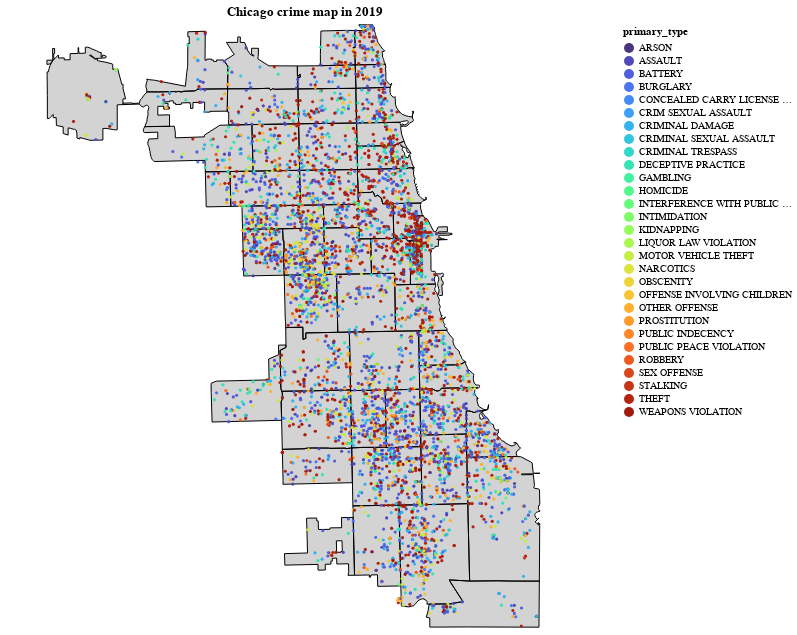

The notebook cell this image was saved under:
### Code cell
def download_json():
    '''Downloads ANC JSON from Open Data DC'''
    url = "https://raw.githubusercontent.com/smartchicago/chicago-atlas/master/db/import/zipcodes.geojson"
    resp = requests.get(url)
    return resp.json()

def gen_base(geojson):
    '''Generates baselayer of DC ANC map'''
    base = alt.Chart(alt.Data(values=geojson)).mark_geoshape(
        fill="lightgray",
        stroke='black',
        strokeWidth=1
    ).encode(
    ).properties(
        width=600,
        height=600
    )
    return base

def gen_points(year = 2019):
    points = alt.Chart(crime_df[crime_df.year==year].sample(5000)).mark_circle(
        size=10,opacity=0.95).encode(
        longitude='longitude:Q',
        latitude='latitude:Q',
        tooltip=['primary_type:N','zipcode'],
        color=alt.Color('primary_type',scale=alt.Scale(scheme='turbo'))
    ).properties(title= 'Chicago crime map in {}'.format(year))
    return points

anc_json = download_json()
base_layer = gen_base(geojson=anc_json)
points_layer = gen_points()
(base_layer + points_layer).configure_view(stroke=None)

### Figure 1 — Vega-Lite specification as saved in the notebook (floating-point values rounded to 4 significant figures; data arrays with more than 128 entries replaced by an {"elided": "..."} marker saying what was removed)
{"config": {"view": {"continuousWidth": 400, "continuousHeight": 300, "stroke": null}}, "layer": [{"data": {"values": {"type": "FeatureCollection", "features": [{"geometry": {"type": "Polygon", "coordinates": [[[-87.68, 41.92], [-87.68, 41.91], [-87.68, 41.91], [-87.73, 41.91], [-87.73, 41.92], [-87.73, 41.92], [-87.73, 41.92], [-87.73, 41.92], [-87.73, 41.93], [-87.68, 41.93], [-87.68, 41.93], [-87.68, 41.92], [-87.68, 41.92]]]}, "type": "Feature", "id": 0, "properties": {"adjacent_zips": ["60639", "60641", "60657", "60618", "60622", "60614"], "ZIP": "60647", "adjacent_community_areas": ["20", "21", "22", "23", "24", "5", "7"]}}, {"geometry": {"type": "Polygon", "coordinates": [[[-87.73, 41.92], [-87.73, 41.92], [-87.73, 41.92], [-87.73, 41.91], [-87.79, 41.91], [-87.79, 41.93], [-87.73, 41.93], [-87.73, 41.92], [-87.73, 41.92], [-87.73, 41.92]]]}, "type": "Feature", "id": 1, "properties": {"adjacent_zips": ["60647", "60707", "60641", "60618"], "ZIP": "60639", "adjacent_community_areas": ["19", "20", "21", "22", "23", "25"]}}, {"geometry": {"type": "Polygon", "coordinates": [[[-87.79, 41.91], [-87.81, 41.91], [-87.81, 41.93], [-87.79, 41.93], [-87.79, 41.91]]]}, "type": "Feature", "id": 2, "properties": {"adjacent_zips": ["60634", "60639"], "ZIP": "60707", "adjacent_community_areas": ["18", "19", "25"]}}, {"geometry": {"type": "Polygon", "coordinates": [[[-87.71, 41.9], [-87.78, 41.89], [-87.78, 41.91], [-87.71, 41.91], [-87.71, 41.9]]]}, "type": "Feature", "id": 4, "properties": {"adjacent_zips": ["60622", "60644", "60624", "60612"], "ZIP": "60651", "adjacent_community_areas": ["23", "24", "25"]}}, {"geometry": {"type": "Polygon", "coordinates": [[[-87.74, 41.82], [-87.74, 41.8], [-87.74, 41.79], [-87.74, 41.79], [-87.74, 41.79], [-87.74, 41.79], [-87.74, 41.79], [-87.74, 41.77], [-87.8, 41.77], [-87.8, 41.79], [-87.8, 41.8], [-87.8, 41.8], [-87.75, 41.8], [-87.75, 41.81], [-87.74, 41.82], [-87.74, 41.82], [-87.74, 41.82], [-87.74, 41.82], [-87.74, 41.82]]]}, "type": "Feature", "id": 6, "properties": {"adjacent_zips": ["60629", "60632"], "ZIP": "60638", "adjacent_community_areas": ["30", "56", "64"]}}, {"geometry": {"type": "Polygon", "coordinates": [[[-87.68, 41.76], [-87.68, 41.74], [-87.74, 41.73], [-87.74, 41.74], [-87.74, 41.76], [-87.72, 41.76], [-87.72, 41.76], [-87.72, 41.76], [-87.7, 41.76], [-87.7, 41.76], [-87.69, 41.76], [-87.69, 41.76], [-87.68, 41.76]]]}, "type": "Feature", "id": 7, "properties": {"adjacent_zips": ["60636", "60629", "60620"], "ZIP": "60652", "adjacent_community_areas": ["65", "66", "70"]}}, {"geometry": {"type": "Polygon", "coordinates": [[[-87.66, 42.02], [-87.66, 42.02], [-87.66, 42.02], [-87.66, 42.02], [-87.66, 42.02], [-87.66, 42.02], [-87.66, 42.02], [-87.66, 42.02], [-87.66, 42.02], [-87.66, 42.02], [-87.66, 42.02], [-87.66, 42.02], [-87.66, 42.02], [-87.66, 42.02], [-87.66, 42.02], [-87.66, 42.02], [-87.66, 42.01], [-87.66, 42.01], [-87.66, 42.01], [-87.66, 42.01], [-87.66, 42.01], [-87.66, 42.01], [-87.66, 42.01], [-87.66, 42.01], [-87.66, 42.01], [-87.66, 42.01], [-87.66, 42.01], [-87.66, 42.01], [-87.66, 42.01], [-87.66, 42.01], [-87.66, 42.01], [-87.66, 42.01], [-87.66, 42.01], [-87.66, 42.0], [-87.66, 42.0], [-87.66, 42.0], [-87.66, 42.0], [-87.66, 42.0], [-87.66, 42.0], [-87.66, 42.0], [-87.66, 42.0], [-87.65, 42.0], [-87.66, 42.0], [-87.68, 42.0], [-87.68, 42.0], [-87.68, 42.01], [-87.68, 42.01], [-87.68, 42.01], [-87.68, 42.01], [-87.68, 42.01], [-87.68, 42.01], [-87.68, 42.02], [-87.67, 42.02], [-87.68, 42.02], [-87.68, 42.02], [-87.67, 42.02], [-87.67, 42.02], [-87.66, 42.02], [-87.66, 42.02], [-87.66, 42.02]]]}, "type": "Feature", "id": 8, "properties": {"adjacent_zips": ["60645", "60660", "60659"], "ZIP": "60626", "adjacent_community_areas": ["1", "2", "77"]}}, {"geometry": {"type": "Polygon", "coordinates": [[[-87.69, 42.02], [-87.68, 42.02], [-87.68, 42.01], [-87.68, 42.01], [-87.68, 42.01], [-87.68, 42.01], [-87.68, 42.01], [-87.68, 42.01], [-87.68, 42.0], [-87.68, 42.0], [-87.71, 42.0], [-87.71, 42.0], [-87.71, 42.02], [-87.69, 42.02]]]}, "type": "Feature", "id": 9, "properties": {"adjacent_zips": ["60626", "60660", "60659"], "ZIP": "60645", "adjacent_community_areas": ["1", "2"]}}, {"geometry": {"type": "Polygon", "coordinates": [[[-87.65, 42.0], [-87.65, 42.0], [-87.65, 42.0], [-87.65, 42.0], [-87.65, 42.0], [-87.65, 41.99], [-87.65, 41.99], [-87.65, 41.99], [-87.65, 41.99], [-87.65, 41.99], [-87.65, 41.99], [-87.65, 41.99], [-87.65, 41.99], [-87.65, 41.99], [-87.65, 41.99], [-87.65, 41.99], [-87.65, 41.99], [-87.65, 41.99], [-87.65, 41.99], [-87.65, 41.99], [-87.65, 41.98], [-87.68, 41.98], [-87.68, 42.0], [-87.65, 42.0]]]}, "type": "Feature", "id": 10, "properties": {"adjacent_zips": ["60645", "60640", "60625", "60659", "60626"], "ZIP": "60660", "adjacent_community_areas": ["1", "2", "4", "77"]}}, {"geometry": {"type": "Polygon", "coordinates": {"elided": "1x68x2 float values"}}, "type": "Feature", "id": 11, "properties": {"adjacent_zips": ["60618", "60660", "60625", "60613"], "ZIP": "60640", "adjacent_community_areas": ["3", "4", "5", "6", "77"]}}, {"geometry": {"type": "Polygon", "coordinates": [[[-87.68, 41.96], [-87.73, 41.96], [-87.73, 41.98], [-87.68, 41.98], [-87.68, 41.98], [-87.68, 41.96]]]}, "type": "Feature", "id": 12, "properties": {"adjacent_zips": ["60613", "60659", "60630", "60646", "60618", "60641", "60640", "60660"], "ZIP": "60625", "adjacent_community_areas": ["13", "14", "16", "4", "5"]}}, {"geometry": {"type": "Polygon", "coordinates": [[[-87.73, 41.93], [-87.77, 41.93], [-87.77, 41.96], [-87.73, 41.96], [-87.73, 41.93]]]}, "type": "Feature", "id": 13, "properties": {"adjacent_zips": ["60618", "60630", "60634", "60647", "60639", "60625"], "ZIP": "60641", "adjacent_community_areas": ["14", "15", "16", "19", "20", "21", "22"]}}, {"geometry": {"type": "Polygon", "coordinates": [[[-87.64, 41.95], [-87.64, 41.95], [-87.63, 41.94], [-87.63, 41.94], [-87.63, 41.94], [-87.63, 41.94], [-87.63, 41.94], [-87.64, 41.94], [-87.64, 41.94], [-87.64, 41.94], [-87.64, 41.94], [-87.64, 41.95], [-87.64, 41.95], [-87.64, 41.95], [-87.64, 41.95], [-87.64, 41.95], [-87.64, 41.95], [-87.64, 41.95], [-87.64, 41.95], [-87.64, 41.95], [-87.64, 41.95], [-87.64, 41.95], [-87.64, 41.95], [-87.64, 41.95], [-87.64, 41.94], [-87.64, 41.94], [-87.64, 41.94], [-87.64, 41.94], [-87.64, 41.94], [-87.64, 41.94], [-87.64, 41.94], [-87.64, 41.94], [-87.64, 41.94], [-87.64, 41.94], [-87.64, 41.94], [-87.64, 41.94], [-87.64, 41.94], [-87.63, 41.94], [-87.63, 41.94], [-87.64, 41.94], [-87.64, 41.94], [-87.63, 41.94], [-87.63, 41.94], [-87.63, 41.94], [-87.63, 41.94], [-87.63, 41.94], [-87.63, 41.94], [-87.63, 41.94], [-87.63, 41.94], [-87.63, 41.94], [-87.63, 41.94], [-87.63, 41.93], [-87.63, 41.93], [-87.63, 41.93], [-87.63, 41.93], [-87.64, 41.93], [-87.64, 41.93], [-87.64, 41.93], [-87.68, 41.93], [-87.68, 41.95], [-87.65, 41.95], [-87.64, 41.95], [-87.64, 41.95]]]}, "type": "Feature", "id": 14, "properties": {"adjacent_zips": ["60613", "60647", "60618", "60614"], "ZIP": "60657", "adjacent_community_areas": ["5", "6", "7"]}}, {"geometry": {"type": "Polygon", "coordinates": [[[-87.58, 41.8], [-87.58, 41.8], [-87.58, 41.8], [-87.58, 41.8], [-87.58, 41.8], [-87.58, 41.8], [-87.58, 41.8], [-87.58, 41.8], [-87.58, 41.8], [-87.58, 41.8], [-87.58, 41.8], [-87.58, 41.8], [-87.58, 41.8], [-87.58, 41.8], [-87.58, 41.8], [-87.58, 41.8], [-87.58, 41.8], [-87.58, 41.8], [-87.58, 41.8], [-87.58, 41.8], [-87.59, 41.8], [-87.59, 41.79], [-87.59, 41.79], [-87.59, 41.79], [-87.59, 41.8], [-87.61, 41.79], [-87.61, 41.79], [-87.61, 41.79], [-87.61, 41.79], [-87.61, 41.79], [-87.61, 41.79], [-87.61, 41.79], [-87.61, 41.79], [-87.63, 41.79], [-87.63, 41.81], [-87.59, 41.81], [-87.59, 41.81], [-87.59, 41.81], [-87.59, 41.81], [-87.59, 41.81], [-87.59, 41.81], [-87.58, 41.81], [-87.58, 41.8]]]}, "type": "Feature", "id": 15, "properties": {"adjacent_zips": ["60637", "60609", "60653", "60621"], "ZIP": "60615", "adjacent_community_areas": ["38", "39", "40", "41"]}}, {"geometry": {"type": "Polygon", "coordinates": [[[-87.62, 41.77], [-87.62, 41.76], [-87.64, 41.76], [-87.64, 41.76], [-87.64, 41.76], [-87.65, 41.76], [-87.65, 41.79], [-87.63, 41.79], [-87.62, 41.77]]]}, "type": "Feature", "id": 16, "properties": {"adjacent_zips": ["60609", "60637", "60619", "60615", "60636", "60620"], "ZIP": "60621", "adjacent_community_areas": ["40", "67", "68", "69", "71"]}}, {"geometry": {"type": "Polygon", "coordinates": [[[-87.65, 41.76], [-87.66, 41.76], [-87.67, 41.76], [-87.68, 41.76], [-87.68, 41.79], [-87.68, 41.79], [-87.65, 41.79], [-87.65, 41.76]]]}, "type": "Feature", "id": 17, "properties": {"adjacent_zips": ["60652", "60621", "60632", "60609", "60620", "60629"], "ZIP": "60636", "adjacent_community_areas": ["63", "66", "67", "68", "70", "71"]}}, {"geometry": {"type": "Polygon", "coordinates": {"elided": "1x86x2 float values"}}, "type": "Feature", "id": 18, "properties": {"adjacent_zips": ["60617", "60637", "60619"], "ZIP": "60649", "adjacent_community_areas": ["42", "43", "45", "46"]}}, {"geometry": {"type": "Polygon", "coordinates": {"elided": "1x77x2 float values"}}, "type": "Feature", "id": 19, "properties": {"adjacent_zips": ["60649", "60619", "60628"], "ZIP": "60617", "adjacent_community_areas": ["43", "45", "46", "48", "50", "51", "52", "55"]}}, {"geometry": {"type": "Polygon", "coordinates": [[[-87.64, 41.68], [-87.64, 41.67], [-87.66, 41.67], [-87.66, 41.67], [-87.66, 41.68], [-87.67, 41.68], [-87.67, 41.68], [-87.67, 41.68], [-87.67, 41.68], [-87.68, 41.68], [-87.68, 41.72], [-87.64, 41.72], [-87.64, 41.68]]]}, "type": "Feature", "id": 20, "properties": {"adjacent_zips": ["60628", "60655", "60620"], "ZIP": "60643", "adjacent_community_areas": ["49", "53", "72", "73", "75"]}}, {"geometry": {"type": "Polygon", "coordinates": [[[-87.68, 41.9], [-87.68, 41.89], [-87.67, 41.89], [-87.67, 41.87], [-87.71, 41.87], [-87.71, 41.9], [-87.68, 41.9], [-87.68, 41.9]]]}, "type": "Feature", "id": 23, "properties": {"adjacent_zips": ["60651", "60622", "6761", "60608", "60624"], "ZIP": "60612", "adjacent_community_areas": ["23", "24", "27", "28", "29"]}}, {"geometry": {"type": "Polygon", "coordinates": [[[-87.71, 41.87], [-87.74, 41.87], [-87.74, 41.88], [-87.74, 41.88], [-87.74, 41.89], [-87.74, 41.89], [-87.74, 41.89], [-87.74, 41.9], [-87.71, 41.9], [-87.71, 41.87]]]}, "type": "Feature", "id": 24, "properties": {"adjacent_zips": ["60612", "60651", "60622", "60623", "60644"], "ZIP": "60624", "adjacent_community_areas": ["23", "25", "26", "27", "29"]}}, {"geometry": {"type": "Polygon", "coordinates": [[[-87.74, 41.87], [-87.77, 41.87], [-87.78, 41.89], [-87.74, 41.9], [-87.74, 41.89], [-87.74, 41.89], [-87.74, 41.89], [-87.74, 41.88], [-87.74, 41.88], [-87.74, 41.87]]]}, "type": "Feature", "id": 25, "properties": {"adjacent_zips": ["60651", "60623", "60624"], "ZIP": "60644", "adjacent_community_areas": ["25", "26"]}}, {"geometry": {"type": "Polygon", "coordinates": [[[-87.6, 41.83], [-87.6, 41.83], [-87.6, 41.83], [-87.6, 41.83], [-87.6, 41.83], [-87.6, 41.83], [-87.6, 41.82], [-87.6, 41.82], [-87.6, 41.82], [-87.6, 41.82], [-87.6, 41.82], [-87.6, 41.82], [-87.59, 41.82], [-87.59, 41.82], [-87.59, 41.82], [-87.59, 41.82], [-87.59, 41.82], [-87.59, 41.82], [-87.59, 41.82], [-87.59, 41.81], [-87.59, 41.81], [-87.59, 41.81], [-87.59, 41.81], [-87.59, 41.81], [-87.59, 41.81], [-87.59, 41.81], [-87.59, 41.81], [-87.59, 41.81], [-87.63, 41.81], [-87.63, 41.83], [-87.6, 41.83], [-87.6, 41.83]]]}, "type": "Feature", "id": 28, "properties": {"adjacent_zips": ["60609", "60615", "60616"], "ZIP": "60653", "adjacent_community_areas": ["35", "36", "38", "39"]}}, {"geometry": {"type": "Polygon", "coordinates": [[[-87.63, 41.83], [-87.63, 41.79], [-87.68, 41.79], [-87.68, 41.79], [-87.69, 41.83], [-87.63, 41.83], [-87.63, 41.83]]]}, "type": "Feature", "id": 29, "properties": {"adjacent_zips": ["60637", "60615", "60621", "60636", "60653", "60616", "60608", "60632", "60629"], "ZIP": "60609", "adjacent_community_areas": ["34", "35", "37", "38", "40", "58", "59", "60", "61", "63", "67", "68"]}}, {"geometry": {"type": "MultiPolygon", "coordinates": {"elided": "3 rows, 208 float values in total"}}, "type": "Feature", "id": 30, "properties": {"adjacent_zips": ["60656"], "ZIP": "60666", "adjacent_community_areas": ["76"]}}, {"geometry": {"type": "Polygon", "coordinates": [[[-87.68, 41.95], [-87.68, 41.93], [-87.73, 41.93], [-87.73, 41.96], [-87.68, 41.96], [-87.68, 41.95]]]}, "type": "Feature", "id": 31, "properties": {"adjacent_zips": ["60613", "60614", "60657", "60641", "60625", "60640", "60639", "60647", "60630"], "ZIP": "60618", "adjacent_community_areas": ["14", "16", "21", "22", "4", "5", "7"]}}, {"geometry": {"type": "Polygon", "coordinates": [[[-87.6, 41.83], [-87.65, 41.83], [-87.65, 41.86], [-87.61, 41.86], [-87.61, 41.86], [-87.61, 41.86], [-87.61, 41.86], [-87.61, 41.86], [-87.61, 41.86], [-87.61, 41.86], [-87.61, 41.86], [-87.61, 41.85], [-87.61, 41.85], [-87.61, 41.85], [-87.61, 41.85], [-87.61, 41.85], [-87.61, 41.85], [-87.61, 41.85], [-87.61, 41.85], [-87.61, 41.85], [-87.61, 41.84], [-87.61, 41.84], [-87.61, 41.84], [-87.61, 41.84], [-87.61, 41.84], [-87.61, 41.84], [-87.61, 41.84], [-87.61, 41.84], [-87.61, 41.84], [-87.61, 41.84], [-87.61, 41.84], [-87.61, 41.84], [-87.61, 41.84], [-87.6, 41.84], [-87.6, 41.84], [-87.6, 41.84], [-87.6, 41.84], [-87.61, 41.84], [-87.61, 41.84], [-87.61, 41.84], [-87.6, 41.83], [-87.6, 41.83], [-87.61, 41.83], [-87.6, 41.83], [-87.6, 41.83], [-87.6, 41.83], [-87.6, 41.83], [-87.6, 41.83], [-87.6, 41.83]]]}, "type": "Feature", "id": 32, "properties": {"adjacent_zips": ["6761", "60653", "60609", "60608"], "ZIP": "60616", "adjacent_community_areas": ["28", "31", "33", "34", "35", "36", "60"]}}, {"geometry": {"type": "Polygon", "coordinates": [[[-87.65, 41.86], [-87.65, 41.83], [-87.69, 41.83], [-87.7, 41.87], [-87.65, 41.87], [-87.65, 41.86]]]}, "type": "Feature", "id": 35, "properties": {"adjacent_zips": ["6761", "60616", "60609", "60612", "60632", "60623"], "ZIP": "60608", "adjacent_community_areas": ["28", "29", "30", "31", "58", "59", "60"]}}, {"geometry": {"type": "Polygon", "coordinates": {"elided": "1x74x2 float values"}}, "type": "Feature", "id": 39, "properties": {"adjacent_zips": ["60622", "60610", "60618", "60647", "60657"], "ZIP": "60614", "adjacent_community_areas": ["22", "24", "5", "6", "7", "8"]}}, {"geometry": {"type": "Polygon", "coordinates": [[[-87.86, 41.98], [-87.86, 41.99], [-87.86, 41.99], [-87.86, 41.99], [-87.85, 41.99], [-87.85, 41.99], [-87.82, 41.98], [-87.82, 41.99], [-87.82, 42.0], [-87.82, 42.01], [-87.82, 42.01], [-87.82, 42.01], [-87.82, 42.01], [-87.82, 42.02], [-87.82, 42.02], [-87.82, 42.02], [-87.81, 42.02], [-87.81, 42.0], [-87.81, 42.0], [-87.81, 42.0], [-87.8, 42.0], [-87.8, 42.0], [-87.8, 42.0], [-87.8, 42.0], [-87.8, 42.0], [-87.8, 42.0], [-87.8, 42.0], [-87.79, 42.0], [-87.79, 42.0], [-87.79, 41.98], [-87.81, 41.98], [-87.81, 41.98], [-87.82, 41.98], [-87.83, 41.98], [-87.83, 41.98], [-87.83, 41.98], [-87.83, 41.98], [-87.83, 41.98], [-87.83, 41.98], [-87.83, 41.98], [-87.83, 41.98], [-87.83, 41.98], [-87.83, 41.98], [-87.84, 41.98], [-87.84, 41.98], [-87.84, 41.98], [-87.84, 41.98], [-87.84, 41.98], [-87.84, 41.98], [-87.84, 41.98], [-87.84, 41.98], [-87.85, 41.98], [-87.86, 41.98], [-87.86, 41.98], [-87.86, 41.98]]]}, "type": "Feature", "id": 40, "properties": {"adjacent_zips": ["60656", "60630", "60646"], "ZIP": "60631", "adjacent_community_areas": ["10", "11", "76", "9"]}}, {"geometry": {"type": "Polygon", "coordinates": [[[-87.79, 42.0], [-87.78, 42.0], [-87.78, 42.01], [-87.79, 42.01], [-87.78, 42.01], [-87.78, 42.02], [-87.78, 42.02], [-87.78, 42.01], [-87.77, 42.01], [-87.77, 42.01], [-87.77, 42.01], [-87.77, 42.0], [-87.77, 42.0], [-87.77, 42.0], [-87.77, 42.0], [-87.77, 42.01], [-87.76, 42.01], [-87.76, 42.0], [-87.76, 42.0], [-87.75, 42.0], [-87.73, 42.0], [-87.73, 41.99], [-87.73, 41.99], [-87.73, 41.99], [-87.73, 41.99], [-87.73, 41.98], [-87.75, 41.98], [-87.75, 41.98], [-87.75, 41.98], [-87.75, 41.98], [-87.76, 41.98], [-87.79, 41.98], [-87.79, 42.0], [-87.79, 42.0]]]}, "type": "Feature", "id": 41, "properties": {"adjacent_zips": ["60659", "60625", "60631", "60630", "60656"], "ZIP": "60646", "adjacent_community_areas": ["10", "11", "12", "13"]}}, {"geometry": {"type": "Polygon", "coordinates": [[[-87.59, 41.72], [-87.58, 41.67], [-87.6, 41.67], [-87.6, 41.67], [-87.59, 41.66], [-87.59, 41.66], [-87.6, 41.66], [-87.6, 41.66], [-87.62, 41.66], [-87.62, 41.66], [-87.62, 41.66], [-87.62, 41.66], [-87.62, 41.66], [-87.62, 41.66], [-87.62, 41.66], [-87.62, 41.66], [-87.63, 41.66], [-87.63, 41.66], [-87.63, 41.66], [-87.63, 41.66], [-87.63, 41.66], [-87.63, 41.66], [-87.63, 41.66], [-87.63, 41.66], [-87.63, 41.66], [-87.64, 41.66], [-87.64, 41.66], [-87.64, 41.66], [-87.64, 41.66], [-87.64, 41.72], [-87.62, 41.72], [-87.59, 41.72], [-87.59, 41.72]]]}, "type": "Feature", "id": 42, "properties": {"adjacent_zips": ["60619", "60643", "60617", "60827", "60620"], "ZIP": "60628", "adjacent_community_areas": ["49", "50", "51", "53", "54", "55", "73"]}}, {"geometry": {"type": "Polygon", "coordinates": [[[-87.6, 41.67], [-87.58, 41.67], [-87.56, 41.67], [-87.55, 41.67], [-87.52, 41.67], [-87.53, 41.64], [-87.58, 41.64], [-87.62, 41.64], [-87.62, 41.65], [-87.62, 41.65], [-87.62, 41.65], [-87.62, 41.65], [-87.62, 41.66], [-87.6, 41.66], [-87.6, 41.66], [-87.59, 41.66], [-87.59, 41.66], [-87.6, 41.67], [-87.6, 41.67], [-87.6, 41.67]]]}, "type": "Feature", "id": 43, "properties": {"adjacent_zips": ["60628", "60617"], "name": "60827 & 60633", "ZIP": "60827", "adjacent_community_areas": ["54", "55", "51"]}}, {"geometry": {"type": "Polygon", "coordinates": [[[-87.75, 41.98], [-87.75, 41.98], [-87.75, 41.98], [-87.75, 41.98], [-87.73, 41.98], [-87.73, 41.96], [-87.79, 41.96], [-87.79, 41.96], [-87.79, 41.96], [-87.79, 41.96], [-87.79, 41.97], [-87.79, 41.97], [-87.79, 41.98], [-87.76, 41.98], [-87.75, 41.98]]]}, "type": "Feature", "id": 44, "properties": {"adjacent_zips": ["60659", "60631", "60646", "60656", "60634", "60625", "60641", "60618"], "ZIP": "60630", "adjacent_community_areas": ["10", "11", "12", "13", "14", "15", "16"]}}, {"geometry": {"type": "Polygon", "coordinates": {"elided": "1x89x2 float values"}}, "type": "Feature", "id": 47, "properties": {"adjacent_zips": ["60646", "60630", "60666", "60631", "60634"], "ZIP": "60656", "adjacent_community_areas": ["10", "11", "76"]}}, {"geometry": {"type": "Polygon", "coordinates": [[[-87.68, 41.71], [-87.68, 41.68], [-87.69, 41.68], [-87.69, 41.68], [-87.69, 41.68], [-87.7, 41.68], [-87.7, 41.69], [-87.7, 41.69], [-87.7, 41.69], [-87.7, 41.69], [-87.7, 41.68], [-87.71, 41.68], [-87.71, 41.68], [-87.71, 41.68], [-87.71, 41.68], [-87.71, 41.68], [-87.71, 41.68], [-87.71, 41.68], [-87.71, 41.68], [-87.74, 41.68], [-87.74, 41.69], [-87.72, 41.69], [-87.72, 41.71], [-87.71, 41.71], [-87.71, 41.71], [-87.71, 41.71], [-87.71, 41.71], [-87.7, 41.71], [-87.7, 41.71], [-87.7, 41.71], [-87.7, 41.71], [-87.69, 41.71], [-87.69, 41.71], [-87.68, 41.71]], [[-87.7, 41.7], [-87.7, 41.69], [-87.69, 41.69], [-87.69, 41.69], [-87.69, 41.69], [-87.69, 41.7], [-87.7, 41.7]]]}, "type": "Feature", "id": 48, "properties": {"adjacent_zips": ["60643"], "ZIP": "60655", "adjacent_community_areas": ["72", "74", "75"]}}, {"geometry": {"type": "Polygon", "coordinates": [[[-87.68, 41.98], [-87.73, 41.98], [-87.73, 41.99], [-87.73, 41.99], [-87.73, 41.99], [-87.73, 41.99], [-87.73, 42.0], [-87.71, 42.0], [-87.68, 42.0], [-87.68, 41.98]]]}, "type": "Feature", "id": 49, "properties": {"adjacent_zips": ["60660", "60645", "60626", "60630", "60646", "60625"], "ZIP": "60659", "adjacent_community_areas": ["12", "13", "2", "4"]}}, {"geometry": {"type": "Polygon", "coordinates": [[[-87.77, 41.93], [-87.81, 41.93], [-87.81, 41.94], [-87.82, 41.94], [-87.85, 41.94], [-87.85, 41.94], [-87.85, 41.94], [-87.85, 41.94], [-87.85, 41.94], [-87.85, 41.94], [-87.85, 41.95], [-87.85, 41.95], [-87.85, 41.95], [-87.85, 41.95], [-87.85, 41.95], [-87.85, 41.95], [-87.85, 41.96], [-87.86, 41.96], [-87.86, 41.96], [-87.86, 41.96], [-87.86, 41.96], [-87.83, 41.96], [-87.83, 41.96], [-87.83, 41.95], [-87.81, 41.95], [-87.81, 41.95], [-87.79, 41.96], [-87.77, 41.96], [-87.77, 41.93]]]}, "type": "Feature", "id": 51, "properties": {"adjacent_zips": ["60630", "60707", "60641", "60656"], "ZIP": "60634", "adjacent_community_areas": ["15", "17", "18", "19", "76"]}}, {"geometry": {"type": "Polygon", "coordinates": [[[-87.64, 41.95], [-87.65, 41.95], [-87.68, 41.95], [-87.68, 41.96], [-87.64, 41.96], [-87.64, 41.96], [-87.64, 41.96], [-87.64, 41.96], [-87.64, 41.96], [-87.64, 41.96], [-87.64, 41.96], [-87.64, 41.96], [-87.64, 41.95], [-87.64, 41.95]]]}, "type": "Feature", "id": 52, "properties": {"adjacent_zips": ["60657", "60625", "60640", "60618"], "ZIP": "60613", "adjacent_community_areas": ["3", "4", "5", "6"]}}, {"geometry": {"type": "Polygon", "coordinates": [[[-87.69, 41.83], [-87.69, 41.83], [-87.68, 41.79], [-87.72, 41.79], [-87.74, 41.79], [-87.74, 41.79], [-87.74, 41.8], [-87.74, 41.82], [-87.74, 41.82], [-87.74, 41.82], [-87.74, 41.83], [-87.72, 41.83], [-87.72, 41.83], [-87.72, 41.83], [-87.72, 41.83], [-87.69, 41.83]]]}, "type": "Feature", "id": 55, "properties": {"adjacent_zips": ["60609", "60636", "60638", "60629", "60623", "60608"], "ZIP": "60632", "adjacent_community_areas": ["30", "56", "57", "58", "59", "61", "62", "63"]}}, {"geometry": {"type": "Polygon", "coordinates": [[[-87.69, 41.83], [-87.72, 41.83], [-87.72, 41.83], [-87.72, 41.83], [-87.72, 41.83], [-87.74, 41.83], [-87.74, 41.84], [-87.74, 41.84], [-87.74, 41.84], [-87.74, 41.84], [-87.74, 41.87], [-87.7, 41.87], [-87.69, 41.83]]]}, "type": "Feature", "id": 56, "properties": {"adjacent_zips": ["60644", "60632", "60624", "60608"], "ZIP": "60623", "adjacent_community_areas": ["29", "30", "58"]}}, {"geometry": {"type": "Polygon", "coordinates": [[[-87.68, 41.76], [-87.68, 41.76], [-87.69, 41.76], [-87.69, 41.76], [-87.7, 41.76], [-87.7, 41.76], [-87.72, 41.76], [-87.72, 41.76], [-87.72, 41.76], [-87.74, 41.76], [-87.74, 41.79], [-87.74, 41.79], [-87.74, 41.79], [-87.74, 41.79], [-87.74, 41.79], [-87.72, 41.79], [-87.68, 41.79], [-87.68, 41.76]]]}, "type": "Feature", "id": 57, "properties": {"adjacent_zips": ["60636", "60632", "60620", "60638", "60652", "60609"], "ZIP": "60629", "adjacent_community_areas": ["56", "62", "63", "64", "65", "66", "70"]}}, {"geometry": {"type": "Polygon", "coordinates": [[[-87.62, 41.72], [-87.68, 41.72], [-87.68, 41.76], [-87.67, 41.76], [-87.66, 41.76], [-87.65, 41.76], [-87.64, 41.76], [-87.64, 41.76], [-87.64, 41.76], [-87.62, 41.76], [-87.62, 41.72]]]}, "type": "Feature", "id": 58, "properties": {"adjacent_zips": ["60643", "60628", "60629", "60619", "60652", "60621", "60636"], "ZIP": "60620", "adjacent_community_areas": ["44", "49", "67", "68", "69", "70", "71", "72", "73"]}}, {"geometry": {"type": "Polygon", "coordinates": [[[-87.58, 41.8], [-87.58, 41.79], [-87.58, 41.79], [-87.58, 41.79], [-87.58, 41.79], [-87.58, 41.79], [-87.58, 41.79], [-87.58, 41.79], [-87.58, 41.79], [-87.58, 41.79], [-87.58, 41.79], [-87.58, 41.79], [-87.58, 41.79], [-87.58, 41.78], [-87.57, 41.78], [-87.57, 41.78], [-87.57, 41.78], [-87.58, 41.78], [-87.58, 41.78], [-87.58, 41.78], [-87.58, 41.78], [-87.59, 41.78], [-87.59, 41.77], [-87.59, 41.77], [-87.59, 41.77], [-87.62, 41.77], [-87.63, 41.79], [-87.61, 41.79], [-87.61, 41.79], [-87.61, 41.79], [-87.61, 41.79], [-87.61, 41.79], [-87.61, 41.79], [-87.61, 41.79], [-87.61, 41.79], [-87.59, 41.8], [-87.59, 41.79], [-87.59, 41.79], [-87.59, 41.79], [-87.59, 41.79], [-87.59, 41.8], [-87.58, 41.8], [-87.58, 41.8]]]}, "type": "Feature", "id": 59, "properties": {"adjacent_zips": ["60649", "60615", "60609", "60619", "60621"], "ZIP": "60637", "adjacent_community_areas": ["40", "41", "42", "43", "69"]}}, {"geometry": {"type": "Polygon", "coordinates": [[[-87.59, 41.75], [-87.59, 41.75], [-87.59, 41.75], [-87.59, 41.73], [-87.59, 41.72], [-87.59, 41.72], [-87.59, 41.72], [-87.62, 41.72], [-87.62, 41.77], [-87.59, 41.77], [-87.59, 41.75], [-87.59, 41.75]]]}, "type": "Feature", "id": 60, "properties": {"adjacent_zips": ["60620", "60637", "60628", "60617", "60649", "60621"], "ZIP": "60619", "adjacent_community_areas": ["43", "44", "45", "47", "48", "49", "50", "51", "69"]}}, {"geometry": {"type": "Polygon", "coordinates": {"elided": "2 rows, 234 float values in total"}}, "type": "Feature", "id": 61, "properties": {"adjacent_zips": ["60610", "6761"], "name": "60601, 60602, 60603, 60604, 60605 & 60611", "ZIP": "12311", "adjacent_community_areas": ["32", "33", "8"]}}, {"geometry": {"type": "Polygon", "coordinates": [[[-87.63, 41.88], [-87.63, 41.87], [-87.63, 41.86], [-87.65, 41.86], [-87.65, 41.87], [-87.67, 41.87], [-87.67, 41.89], [-87.65, 41.89], [-87.64, 41.89], [-87.64, 41.89], [-87.64, 41.89], [-87.64, 41.89], [-87.63, 41.89], [-87.63, 41.88]]]}, "type": "Feature", "id": 62, "properties": {"adjacent_zips": ["60622", "60608", "60616", "60612", "12311", "60610"], "name": "60606, 60607 & 60661", "ZIP": "6761", "adjacent_community_areas": ["24", "28", "31", "32", "33", "8"]}}, {"geometry": {"type": "Polygon", "coordinates": [[[-87.65, 41.9], [-87.65, 41.91], [-87.62, 41.91], [-87.62, 41.91], [-87.63, 41.91], [-87.63, 41.91], [-87.62, 41.91], [-87.62, 41.9], [-87.62, 41.9], [-87.62, 41.9], [-87.63, 41.9], [-87.63, 41.9], [-87.63, 41.9], [-87.63, 41.89], [-87.63, 41.89], [-87.64, 41.89], [-87.64, 41.89], [-87.64, 41.89], [-87.65, 41.89], [-87.65, 41.9]]]}, "type": "Feature", "id": 63, "properties": {"adjacent_zips": ["60614", "12311", "6761", "60622"], "name": "60610 & 60654", "ZIP": "60610", "adjacent_community_areas": ["24", "32", "7", "8"]}}, {"geometry": {"type": "Polygon", "coordinates": [[[-87.67, 41.89], [-87.68, 41.89], [-87.68, 41.9], [-87.71, 41.9], [-87.71, 41.91], [-87.68, 41.91], [-87.68, 41.91], [-87.68, 41.92], [-87.67, 41.92], [-87.67, 41.92], [-87.67, 41.92], [-87.66, 41.92], [-87.66, 41.92], [-87.66, 41.92], [-87.66, 41.92], [-87.66, 41.91], [-87.66, 41.91], [-87.66, 41.91], [-87.65, 41.91], [-87.65, 41.89], [-87.67, 41.89]]]}, "type": "Feature", "id": 64, "properties": {"adjacent_zips": ["60612", "60624", "60614", "6761", "60610", "60651", "60647"], "name": "60642 & 60622", "ZIP": "60622", "adjacent_community_areas": ["22", "23", "24", "28", "7", "8"]}}]}}, "mark": {"type": "geoshape", "fill": "lightgray", "stroke": "black", "strokeWidth": 1}, "encoding": {}, "height": 600, "width": 600}, {"data": {"name": "data-980c0246b4cf289dd43d55acb39d9805"}, "mark": {"type": "circle", "opacity": 0.95, "size": 10}, "encoding": {"color": {"type": "nominal", "field": "primary_type", "scale": {"scheme": "turbo"}}, "latitude": {"field": "latitude", "type": "quantitative"}, "longitude": {"field": "longitude", "type": "quantitative"}, "tooltip": [{"type": "nominal", "field": "primary_type"}, {"type": "nominal", "field": "zipcode"}]}, "title": "Chicago crime map in 2019"}], "$schema": "https://vega.github.io/schema/vega-lite/v4.8.1.json", "datasets": {"data-980c0246b4cf289dd43d55acb39d9805": {"elided": "5000 records"}}}
